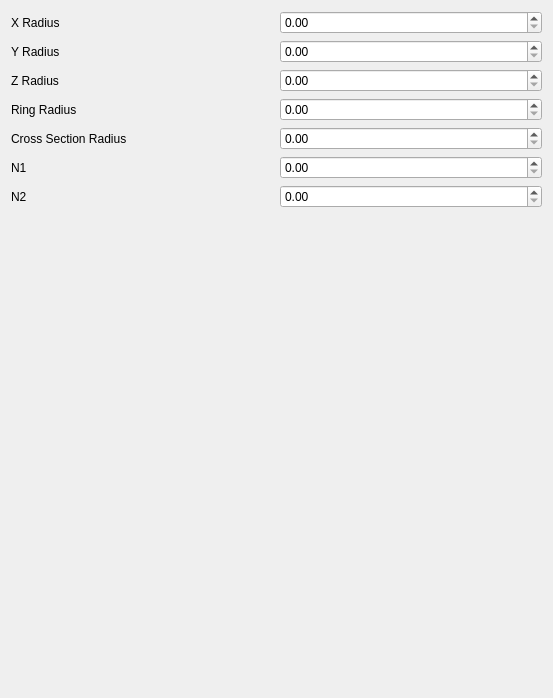
<?xml version="1.0" encoding="UTF-8"?>
<ui version="4.0">
 <class>SuperToroidConfig</class>
 <widget class="QWidget" name="SuperToroidConfig">
  <property name="geometry">
   <rect>
    <x>0</x>
    <y>0</y>
    <width>553</width>
    <height>698</height>
   </rect>
  </property>
  <property name="windowTitle">
   <string>Form</string>
  </property>
  <layout class="QGridLayout" name="gridLayout_2">
   <item row="0" column="0">
    <layout class="QGridLayout" name="gridLayout">
     <item row="3" column="1">
      <widget class="QDoubleSpinBox" name="ringRadiusSpinBox">
       <property name="singleStep">
        <double>0.100000000000000</double>
       </property>
      </widget>
     </item>
     <item row="4" column="1">
      <widget class="QDoubleSpinBox" name="crossSectionRadiusSpinBox">
       <property name="singleStep">
        <double>0.100000000000000</double>
       </property>
      </widget>
     </item>
     <item row="5" column="1">
      <widget class="QDoubleSpinBox" name="n1SpinBox">
       <property name="singleStep">
        <double>0.100000000000000</double>
       </property>
      </widget>
     </item>
     <item row="6" column="1">
      <widget class="QDoubleSpinBox" name="n2SpinBox">
       <property name="singleStep">
        <double>0.100000000000000</double>
       </property>
      </widget>
     </item>
     <item row="0" column="1">
      <widget class="QDoubleSpinBox" name="xRadiusSpinBox">
       <property name="singleStep">
        <double>0.100000000000000</double>
       </property>
      </widget>
     </item>
     <item row="6" column="0">
      <widget class="QLabel" name="label_7">
       <property name="text">
        <string>N2</string>
       </property>
      </widget>
     </item>
     <item row="4" column="0">
      <widget class="QLabel" name="label_5">
       <property name="text">
        <string>Cross Section Radius</string>
       </property>
      </widget>
     </item>
     <item row="5" column="0">
      <widget class="QLabel" name="label_6">
       <property name="text">
        <string>N1</string>
       </property>
      </widget>
     </item>
     <item row="1" column="1">
      <widget class="QDoubleSpinBox" name="yRadiusSpinBox">
       <property name="singleStep">
        <double>0.100000000000000</double>
       </property>
      </widget>
     </item>
     <item row="2" column="1">
      <widget class="QDoubleSpinBox" name="zRadiusSpinBox">
       <property name="singleStep">
        <double>0.100000000000000</double>
       </property>
      </widget>
     </item>
     <item row="0" column="0">
      <widget class="QLabel" name="label">
       <property name="text">
        <string>X Radius</string>
       </property>
      </widget>
     </item>
     <item row="2" column="0">
      <widget class="QLabel" name="label_3">
       <property name="text">
        <string>Z Radius</string>
       </property>
      </widget>
     </item>
     <item row="1" column="0">
      <widget class="QLabel" name="label_2">
       <property name="text">
        <string>Y Radius</string>
       </property>
      </widget>
     </item>
     <item row="3" column="0">
      <widget class="QLabel" name="label_4">
       <property name="text">
        <string>Ring Radius</string>
       </property>
      </widget>
     </item>
     <item row="7" column="0">
      <spacer name="verticalSpacer">
       <property name="orientation">
        <enum>Qt::Vertical</enum>
       </property>
       <property name="sizeHint" stdset="0">
        <size>
         <width>20</width>
         <height>40</height>
        </size>
       </property>
      </spacer>
     </item>
    </layout>
   </item>
  </layout>
 </widget>
 <resources/>
 <connections/>
</ui>
